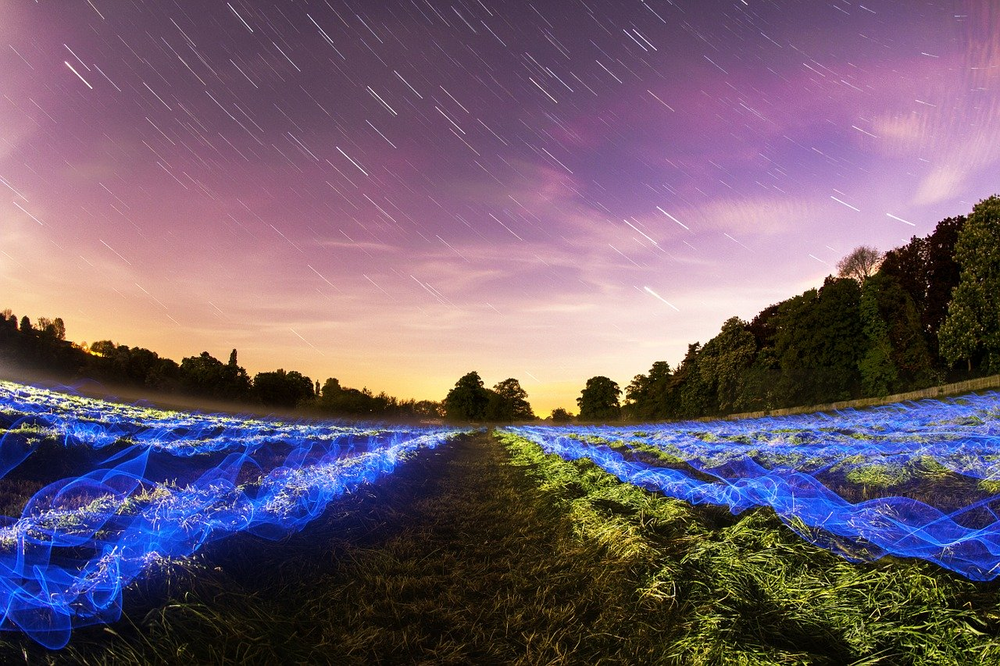
#> input picture JPEG Compression/photo1.png, 1000 x 666 px, shrunk from 1280 x 853 before the run
$ python main.py photo1.png   (older library calls are emulated)
#> lines starting #> are read from the running program, lines starting #| are printed output that depends on the picture
### JPEG Compression/jpeg/utils.py
from PIL import Image
import numpy as np

# Quantization matrix for luminance
Q_Y = np.array([[16, 11, 10, 16, 24, 40, 51, 61],
                [12, 12, 14, 19, 26, 58, 60, 55],
                [14, 13, 16, 24, 40, 57, 69, 56],
                [14, 17, 22, 29, 51, 87, 80, 62],
                [18, 22, 37, 56, 68, 109, 103, 77],
                [24, 35, 55, 64, 81, 104, 113, 92],
                [49, 64, 78, 87, 103, 121, 120, 101],
                [72, 92, 95, 98, 112, 100, 103, 99]])

# Quantization matrix for chrominance
Q_C = np.array([[17, 18, 24, 47, 99, 99, 99, 99],
                [18, 21, 26, 66, 99, 99, 99, 99],
                [24, 26, 56, 99, 99, 99, 99, 99],
                [47, 66, 99, 99, 99, 99, 99, 99],
                [99, 99, 99, 99, 99, 99, 99, 99],
                [99, 99, 99, 99, 99, 99, 99, 99],
                [99, 99, 99, 99, 99, 99, 99, 99],
                [99, 99, 99, 99, 99, 99, 99, 99]])

ZIGZAG = np.array([0,1,8,16,9,2,3,10,17,24,32,25,18,11,4,5,12,19,26,33,
                         40,48,41,34,27,20,13,6,7,14,21,28,35,42,49,56,57,50,
                         43,36,29,22,15,23,30,37,44,51,58,59,52,45,38,31,39,
                         46,53,60,61,54,47,55,62,63])

def read_image_from_file(filename):
#> called with filename = 'photo1.png'
    return Image.open(filename)
#> returned value is the input picture: PIL image 1000x666 RGB; mean R, G, B 111.9, 92.8, 110.2

def add_zero_padding(matrix):
    n_col, n_row = matrix.shape[0], matrix.shape[1]

    if (n_col % 8 != 0):
        img_width = n_col // 8 * 8 + 8
    else:
        img_width = n_col

    if (n_row % 8 != 0):
        img_height = n_row // 8 * 8 + 8
    else:
        img_height = n_row

    new_matrix = np.zeros((img_width, img_height), dtype=np.float64)
    for y in range(n_col):
        for x in range(n_row):
            new_matrix[y][x] = matrix[y][x]

    return new_matrix

def transform_to_block(image):
    img_w, img_h = image.shape
    blocks = []
    for i in range(0, img_w, 8):
        for j in range(0, img_h, 8):
            blocks.append(image[i:i+8,j:j+8])

    return blocks

# [4 lines left out: function compute_compression_rate, not called in this run]

### JPEG Compression/jpeg/encoder.py
import PIL
import numpy as np
import pickle
import jpeg.utils as utils
import jpeg.huffman as huffman
from scipy.fftpack import dct

class Encoder:
    def __init__(self, image):
        self.image  = image
        self.width  = None
        self.height = None

    def dct(self, blocks):
        return np.array(dct(dct(blocks, axis=0, norm = 'ortho'), axis=1, norm = 'ortho'))

    def quantization(self, matrix, type):
        if (type == 'l'):
            return(np.divide(matrix, utils.Q_Y).round().astype(np.int))
        elif (type == 'c'):
            return(np.divide(matrix, utils.Q_C).round().astype(np.int))
        return matrix

    def downsampling(self, matrix, k=2, type=2):
        """
        type=2 rows and columns reduction
        type=1 column reduction
        type=0 no reduction
        """
        new_image = matrix
        if type == 0:
            new_image = matrix
        elif type == 1:
            new_image = matrix[:,0::k]
        elif type == 2:
            new_image = matrix[0::k,0::k]

        return new_image

    def encoding(self):

        # Image width and height
        src_img_height, src_img_width = self.image.size
#> src_img_height = 1000; src_img_width = 666
        print(f'Image: H = {src_img_height}, W = {src_img_width}')
#| Image: H = 1000, W = 666

        # Convert to numpy matrix
        src_img_mtx = np.asarray(self.image)

        # Convert 'RGB' to 'YCbCr'
        img_ycbcr = PIL.Image.fromarray(src_img_mtx).convert('YCbCr')
#> img_ycbcr: PIL image 1000x666 YCbCr; mean of channels 0, 1, 2 100, 133, 135.7
        img_ycbcr = np.asarray(img_ycbcr).astype(np.float64)
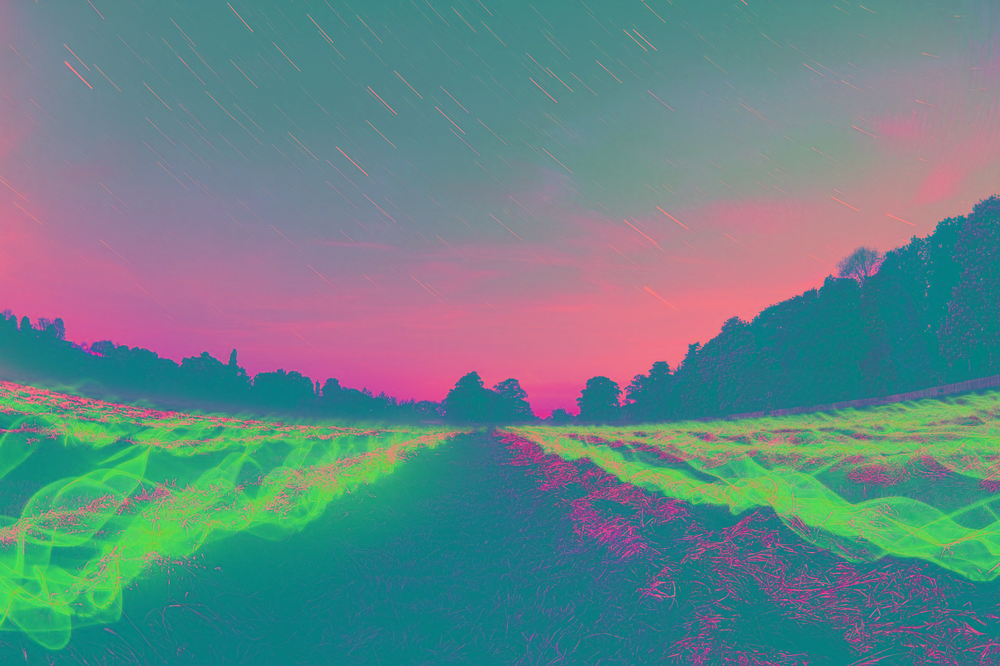
#> img_ycbcr: shape (666, 1000, 3) float64; mean R, G, B 100, 133, 135.7

        # Convert to numpy array
        Y = img_ycbcr[:,:,0] - 128
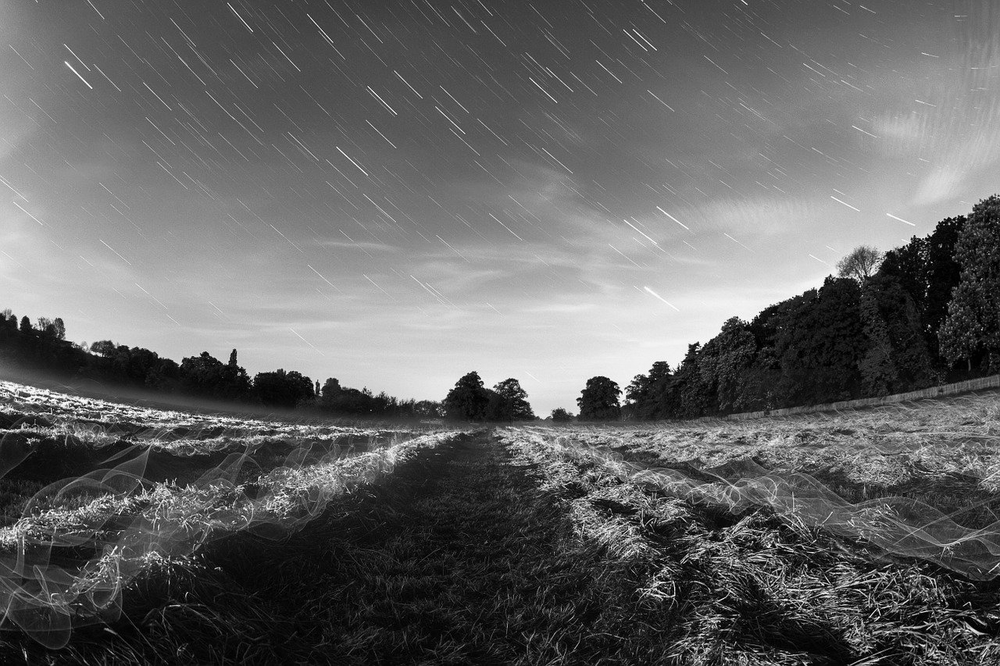
#> Y: shape (666, 1000) float64; min -128, max 127, mean -28; drawn with min black and max white
        Cb = img_ycbcr[:,:,1] - 128
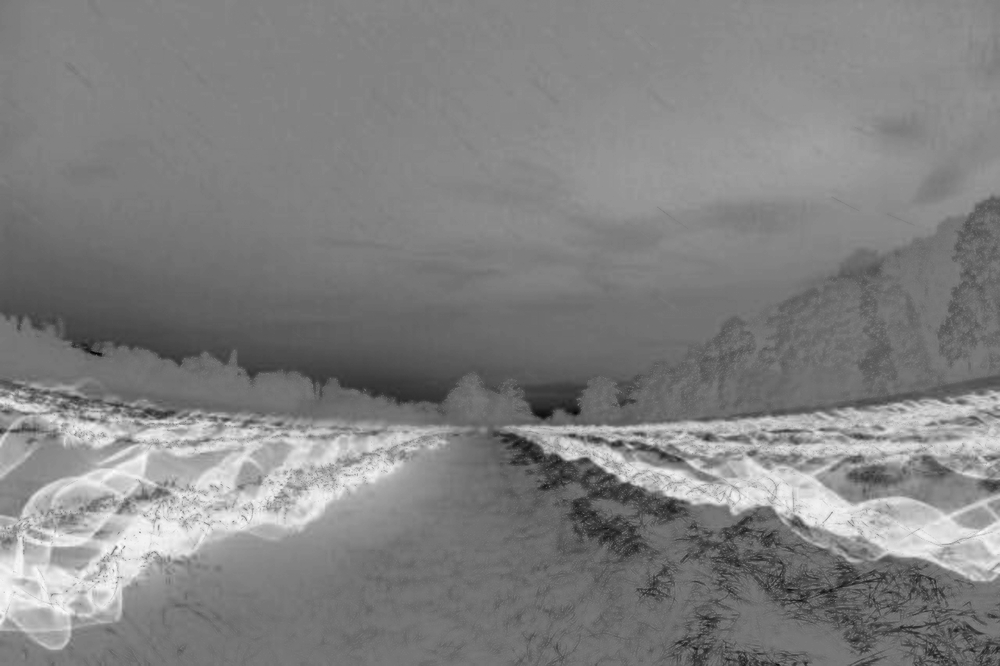
#> Cb: shape (666, 1000) float64; min -92, max 99, mean 5; drawn with min black and max white
        Cr = img_ycbcr[:,:,2] - 128
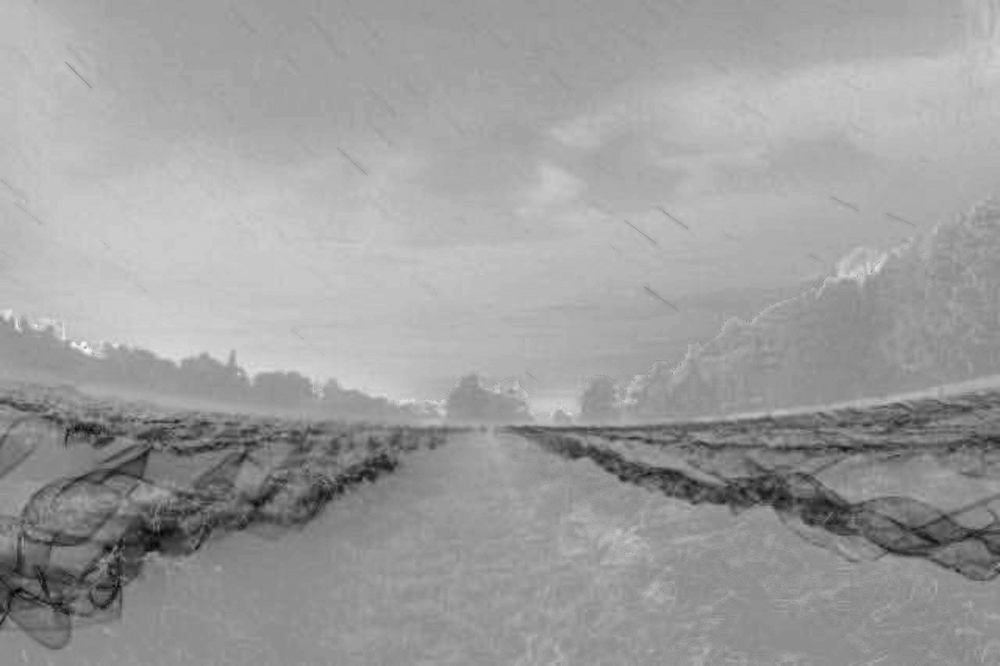
#> Cr: shape (666, 1000) float64; min -66, max 53, mean 7.7; drawn with min black and max white

        # Apply downsampling to Cb and Cr
        Cb = self.downsampling(Cb, src_img_height, src_img_width)
        Cr = self.downsampling(Cr, src_img_height, src_img_width)

        # Add zero-padding if needed
        Y = utils.add_zero_padding(Y)
#> after the loop in add_zero_padding, `for y in range(n_col):`:
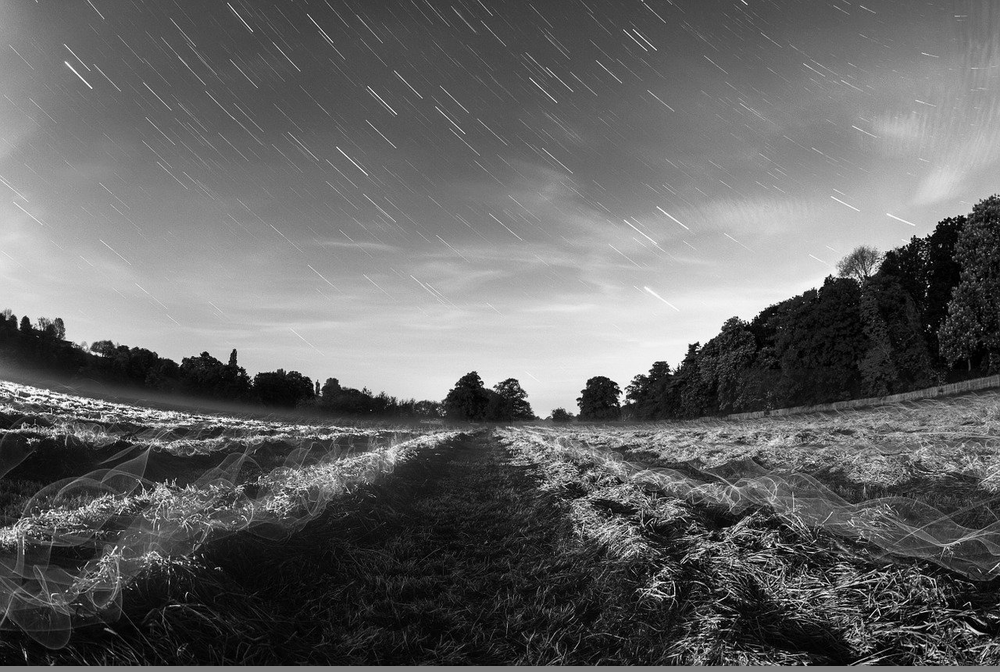
#> new_matrix: shape (672, 1000) float64; min -128, max 127, mean -27.7; drawn with min black and max white
        Cb = utils.add_zero_padding(Cb)
#> after the loop in add_zero_padding (call 2), `for y in range(n_col):`:
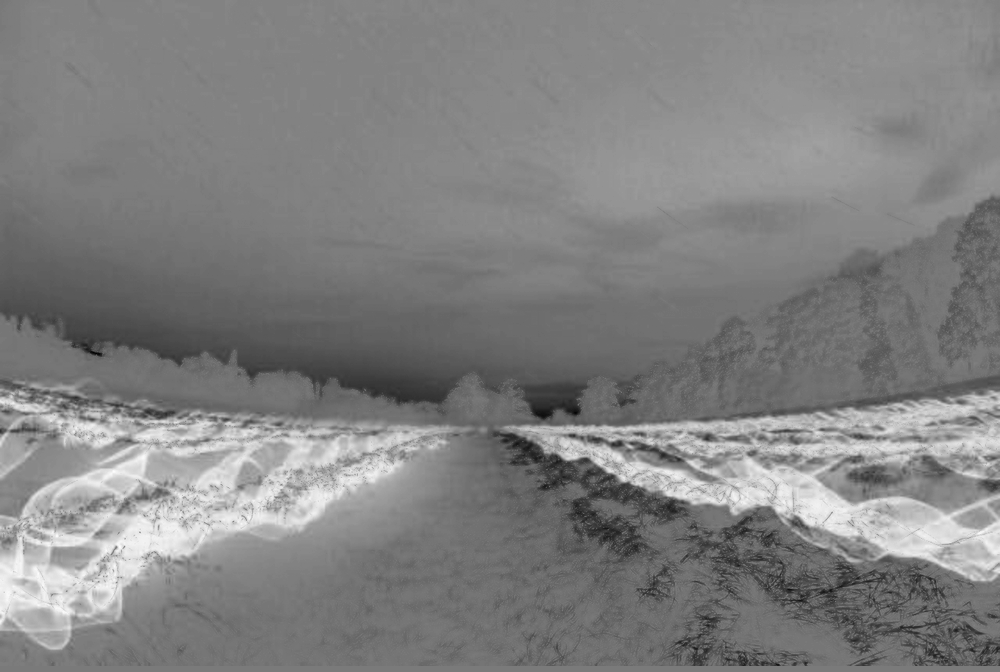
#> new_matrix: shape (672, 1000) float64; min -92, max 99, mean 5; drawn with min black and max white
        Cr = utils.add_zero_padding(Cr)
#> after the loop in add_zero_padding (call 3), `for y in range(n_col):`:
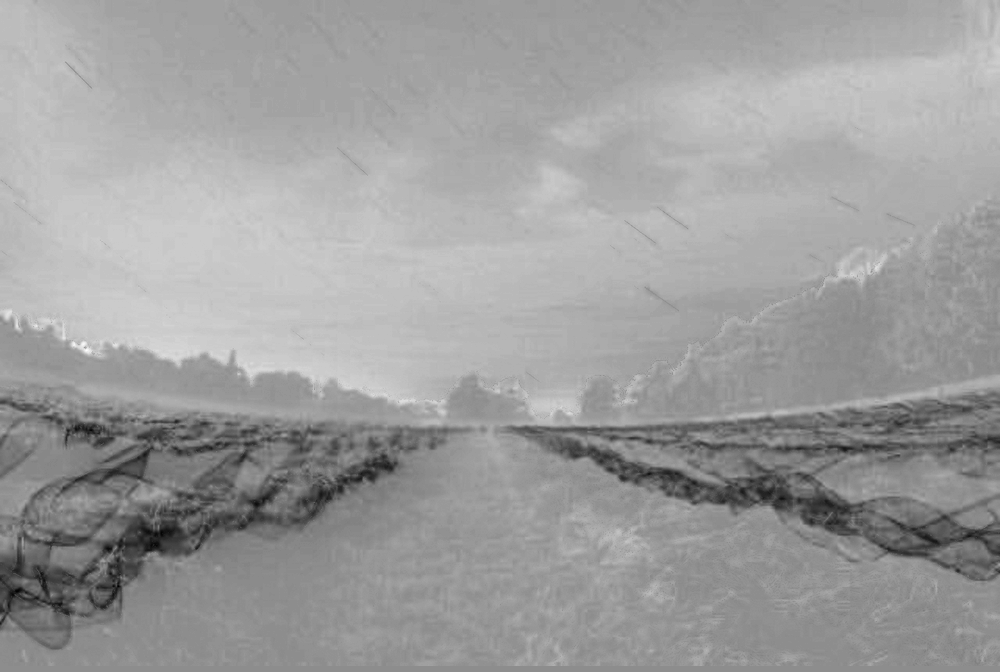
#> new_matrix: shape (672, 1000) float64; min -66, max 53, mean 7.6; drawn with min black and max white

        # Save new size
        self.height, self.width = Y.shape
#> self.height = 672; self.width = 1000

        # Transform channels into blocks
        Y_bck = utils.transform_to_block(Y)
#> after the loop in transform_to_block, `for i in range(0, img_w, 8):`: blocks = 10500 items
#> Y_bck = 10500 items
        Cb_bck = utils.transform_to_block(Cb)
#> Cb_bck = 10500 items
        Cr_bck = utils.transform_to_block(Cr)
#> Cr_bck = 10500 items

        # Calculate the DCT transform
        Y_dct = self.dct(Y_bck)
        Cb_dct = self.dct(Cb_bck)
        Cr_dct = self.dct(Cr_bck)

        # Quantization
        Y_q = self.quantization(Y_dct, 'l')
        Cb_q = self.quantization(Cb_dct, 'c')
        Cr_q = self.quantization(Cr_dct, 'c')
        C_q = np.vstack((Cb_q, Cr_q))

        Y_DPCM, Y_RLC = [], []
        C_DPCM, C_RLC = [], []

        for i in utils.ZIGZAG:
            y_block = np.array(Y_q[i]).flatten()
            c_block = np.array(C_q[i]).flatten()

            Y_DPCM.append(y_block[0])
            C_DPCM.append(c_block[0])

            Y_RLC.append(run_length_coding(y_block[1:]))
            C_RLC.append(run_length_coding(c_block[1:]))
#> after the loop, C_DPCM = 64 values, max 104 at index 6, min -177 at index 14, mean 1.78; C_RLC = 64 items; Y_DPCM = 64 values, max 470 at index 1, min -501 at index 0, mean -12.11; Y_RLC = 64 items

        Y_DPCM = encode_differential(Y_DPCM)
#> Y_DPCM = 64 values, max 971 at index 1, min -501 at index 0, mean -0.0625
        C_DPCM = encode_differential(C_DPCM)
#> C_DPCM = 64 values, max 201 at index 15, min -153 at index 14, mean 0.0469

        result = []
        for rlc in Y_RLC:
            result += rlc
#> this loop made 64 passes
#> after the loop, result = 2257 pairs, first value 0 to 15, second value -802 to 751
        Y_RLC = result
#> Y_RLC has the same summary as result

        result = []
        for rlc in C_RLC:
            result += rlc
#> this loop made 64 passes
#> rlc on passes 10, 21, 23, 24, 33, 34, 48, 52, 54: [(0, -1), (0, -1), (5, 1), (0, 1), (0, 1), (0, 0)], [(0, 1), (0, 1), (5, -1), (0, -1), (0, -1), (0, 0)], [(0, -1), (0, -1), (5, 1), (0, 1), (0, 1), (0, 0)], [(0, 3), (0, 2), (0, 1), (12, -1), (0, -1), (0, 0)], [(0, -1), (0, 0)], [(0, 3), (0, 2), (0, 1), (4, -1), (1, -1), (0, 0)], [(7, -1), (0, -1), (0, -1), (0, 0)], [(0, 1), (0, 1), (5, -1), (0, -1), (6, 1), (0, 1), (0, 0)], [(0, 1), (0, 1), (0, 1), (4, 2), (0, 1), (0, 1), (0, 0)]
#> after the loop, result = 713 pairs, first value 0 to 12, second value -168 to 98
        C_RLC = result
#> C_RLC has the same summary as result

        Y_DPCM = [(len(get_binary_string(data)), get_binary_string(data)) for data in Y_DPCM]
#> Y_DPCM = 64 items, first 6: (10, '0000001010'), (10, '1111001011'), (10, '0001001010'), (3, '100'), (5, '00000'), (10, '0000010110')
        C_DPCM = [(len(get_binary_string(data)), get_binary_string(data)) for data in C_DPCM]
#> C_DPCM = 64 items, first 6: (7, '1010101'), (8, '00101100'), (4, '0010'), (4, '1010'), (5, '10101'), (6, '100011')

        # Creating huffman trees
        huffman_tree_for_y_dc = huffman.HuffmanTree([size for size, _ in Y_DPCM])
        huffman_tree_for_c_dc = huffman.HuffmanTree([size for size, _ in C_DPCM])

        huffman_tree_for_y_ac = huffman.HuffmanTree([run_length for run_length, _ in Y_RLC])
        huffman_tree_for_c_ac = huffman.HuffmanTree([run_length for run_length, _ in C_RLC])

        # Storing huffman trees using pickle
        with open('huffman_trees', 'wb') as f:
            pickle.dump({
                'huffman_tree_for_y_dc': huffman_tree_for_y_dc,
                'huffman_tree_for_y_ac': huffman_tree_for_y_ac,
                'huffman_tree_for_c_dc': huffman_tree_for_c_dc,
                'huffman_tree_for_c_ac': huffman_tree_for_c_ac
            }, f)


def run_length_coding(data):
    """
    Run length encoding
    """
    result = []
    zero_counts = 0
    for i in range(len(data)):
        if data[i] == 0:
            zero_counts += 1
        else:
            result.append((zero_counts, data[i]))
            zero_counts = 0
    result.append((0, 0))
    return result

def encode_differential(seq):
    return list(
        (item - seq[i - 1]) if i else item
        for i, item in enumerate(seq)
    )

def get_binary_string(num):
    string = bin(num)[2:]
    if num < 0:
        return ''.join(['1' if char == '0' else '0' for char in string])
    return string

### JPEG Compression/jpeg/huffman.py
from queue import PriorityQueue

class HuffmanTree:

    class Node:
        def __init__(self, value, freq, left_child, right_child):
            self.value = value
            self.freq = freq
            self.left_child = left_child
            self.right_child = right_child

        @classmethod
        def init_leaf(self, value, freq):
            return self(value, freq, None, None)

        @classmethod
        def init_node(self, left_child, right_child):
            freq = left_child.freq + right_child.freq
            return self(None, freq, left_child, right_child)

        def is_leaf(self):
            return self.value is not None

        # [4 lines left out: function __eq__, not called in this run]

        def __nq__(self, other):
            return not (self == other)

        def __lt__(self, other):
            return self.freq < other.freq

        def __le__(self, other):
            return self.freq < other.freq or self.freq == other.freq

        def __gt__(self, other):
            return not (self <= other)

        def __ge__(self, other):
            return not (self < other)

    def __init__(self, arr):
        self.actual_arr = arr
#> self.actual_arr = 64 values, max 10 at index 0, min 1 at index 61, mean 6.02
        q = PriorityQueue()

        for val, freq in self.calculate_freq(arr).items():
#> in calculate_freq, `frequency = {key: 0 for key in array}`: frequency = 9 items
            q.put(self.Node.init_leaf(val, freq))
#> this loop made 9 passes

        while q.qsize() >= 2:
            u = q.get()
            v = q.get()

            q.put(self.Node.init_node(u, v))
#> this loop made 8 passes
#> freq in init_node on passes 1 to 8: 2, 3, 7, 9, 16, 26, 38, 64

        self.root = q.get()
        self.value_to_bitstring = dict()

    def calculate_freq(self, array):
        frequency = {key: 0 for key in array}
        for element in array:
            frequency[element] += 1
        return frequency

    # [16 lines left out: functions value_to_bitstring_table, create_huffman_table, not called in this run]

# [5 lines of commented-out code are left out]

### JPEG Compression/main.py
import sys
import jpeg


def main():
    if len(sys.argv) != 2:
        print("Usage: main.py <image_name>")
        sys.exit(1)

    # Reading Image
    image_name = sys.argv[1]
    # image_name = 'JPEG Compression/photo1.png'
    img = jpeg.utils.read_image_from_file(image_name)

    encoder = jpeg.Encoder(img)
    encoder.encoding()
#> the loop in __init__ (call 2), `for val, freq in self.calculate_freq(arr).items():` made 9 passes
#> (val, freq) on passes 1 to 9: (7, 2), (8, 4), (4, 14), (5, 11), (6, 5), (1, 4), (3, 13), (9, 1), (2, 10)
#> the loop in __init__ (call 2), `while q.qsize() >= 2:` made 8 passes
#> freq in init_node on passes 1 to 8: 3, 7, 9, 16, 21, 27, 37, 64

if __name__ == '__main__':
    main()
